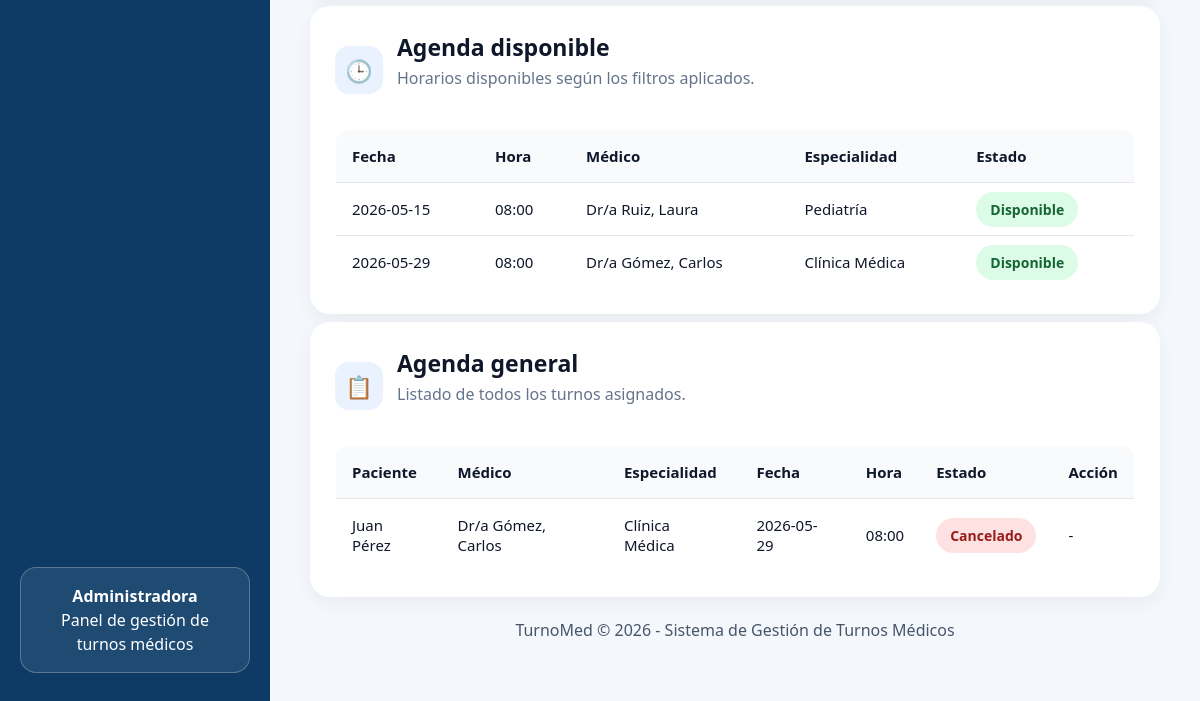
Page /admin (signed in, lower part) on the earlier database version.
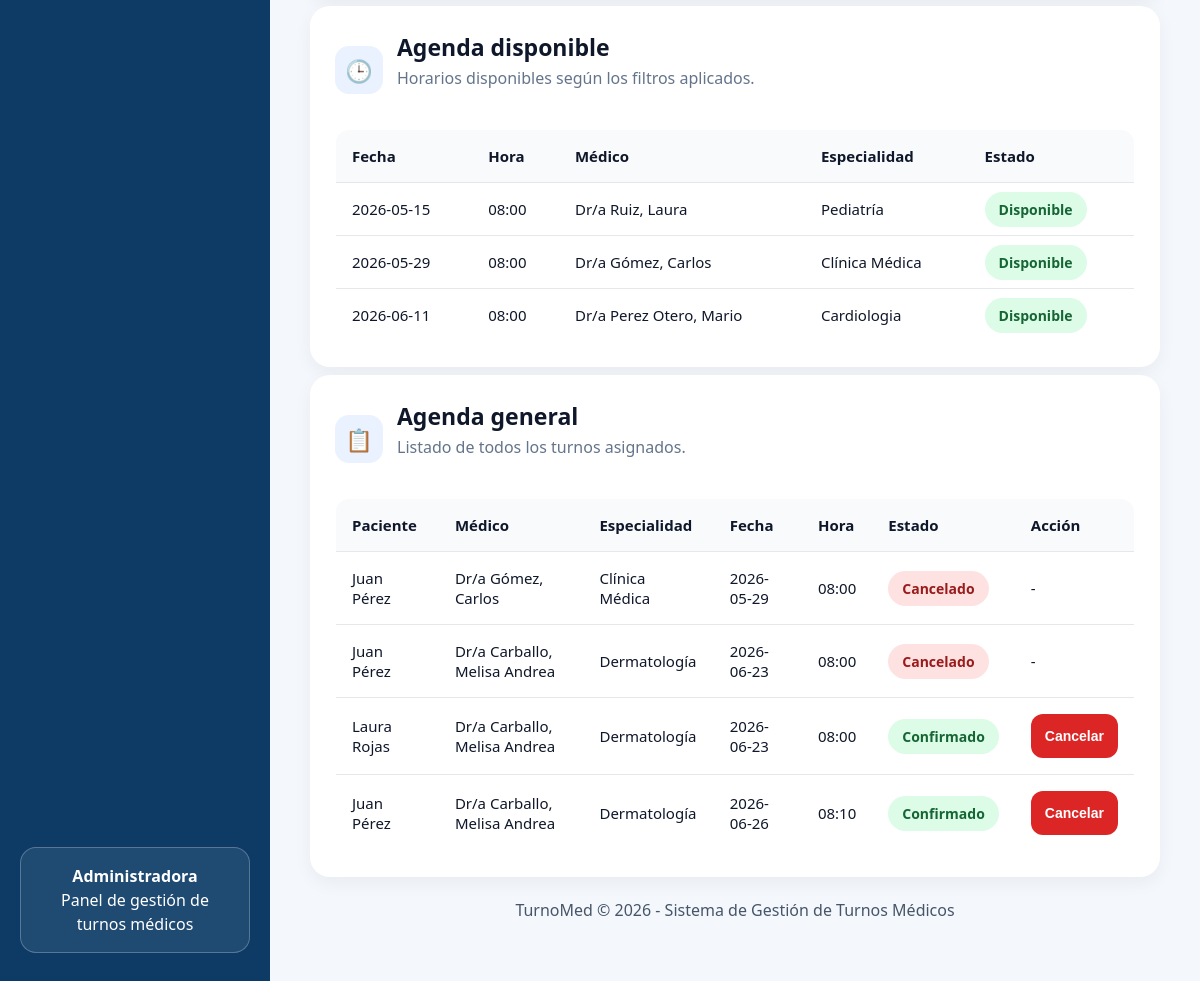
Same page on the later database version.
### tables this page shows
CREATE TABLE horarios (
            id_horario INTEGER PRIMARY KEY AUTOINCREMENT,
            id_medico INTEGER NOT NULL,
            especialidad TEXT NOT NULL,
            fecha TEXT NOT NULL,
            hora TEXT NOT NULL,
            ocupado INTEGER NOT NULL DEFAULT 0,
            FOREIGN KEY (id_medico) REFERENCES medicos(id_medico)
        );

CREATE TABLE medicos (
            id_medico INTEGER PRIMARY KEY AUTOINCREMENT,
            nombre TEXT NOT NULL,
            apellido TEXT NOT NULL,
            especialidad TEXT NOT NULL,
            email TEXT,
            telefono TEXT,
            foto TEXT,
            activo INTEGER DEFAULT 1
        );

CREATE TABLE turnos (
            id INTEGER PRIMARY KEY AUTOINCREMENT,
            id_paciente INTEGER NOT NULL,
            id_horario INTEGER NOT NULL,
            id_medico INTEGER NOT NULL,
            paciente TEXT NOT NULL,
            especialidad TEXT NOT NULL,
            fecha TEXT NOT NULL,
            hora TEXT NOT NULL,
            estado TEXT NOT NULL DEFAULT 'Confirmado',
            llamado INTEGER NOT NULL DEFAULT 0,
            FOREIGN KEY (id_paciente) REFERENCES usuarios(id_usuario),
            FOREIGN KEY (id_horario) REFERENCES horarios(id_horario),
            FOREIGN KEY (id_medico) REFERENCES medicos(id_medico)
        );

### app.py (the view)
@app.route("/admin")
@login_required
def admin():
    if current_user.rol != "admin":
        flash("No tenés permiso para ingresar al panel de administración.")
        return redirect(url_for("login"))
    filtro_especialidad = request.args.get("especialidad", "")
    filtro_medico = request.args.get("id_medico", "")
    busqueda_paciente = request.args.get("buscar_paciente", "")
    horarios = obtener_horarios_filtrados(
        filtro_especialidad if filtro_especialidad else None,
        filtro_medico if filtro_medico else None
    )
    return render_template(
        "admin.html",
        usuario=current_user,
        pacientes=obtener_pacientes(busqueda_paciente),
        busqueda_paciente=busqueda_paciente,
        medicos=obtener_medicos(),
        especialidades=obtener_especialidades(),
        horarios=horarios,
        turnos=obtener_turnos(),
        filtro_especialidad=filtro_especialidad,
        filtro_medico=filtro_medico
    )

### app.py (called while the page is built)
def get_conn():
    os.makedirs("database", exist_ok=True)
    conn = sqlite3.connect(DB_PATH)
    conn.row_factory = sqlite3.Row
    return conn

@login_manager.user_loader
def load_user(user_id):
    conn = get_conn()
    usuario = conn.execute(
        "SELECT * FROM usuarios WHERE id_usuario = ?",
        (user_id,)
    ).fetchone()
    conn.close()
    if usuario:
        return User(usuario)
    return None

def obtener_medicos():
    conn = get_conn()
    medicos = conn.execute("""
        SELECT * FROM medicos
        WHERE activo = 1
        ORDER BY especialidad, apellido, nombre
    """).fetchall()
    conn.close()
    return medicos

def obtener_especialidades():
    conn = get_conn()
    especialidades = conn.execute("""
        SELECT DISTINCT especialidad
        FROM medicos
        WHERE activo = 1
        ORDER BY especialidad
    """).fetchall()
    conn.close()
    return especialidades

### templates/admin.html (shortened to what the changed rows need)
<!DOCTYPE html>
<html lang="es">
<head>
    <link rel="stylesheet" href="{{ url_for('static', filename='estilos.css') }}">
</head>
<body>
<div class="layout">
    <main class="content">
        <section class="card table-card" id="agenda-disponible">
            <div class="card-title">
                <div>
                    <h2>Agenda disponible</h2>
                </div>
            </div>
            <table>
                <thead>
                    <tr>
                        <th>Fecha</th>
                        <th>Hora</th>
                        <th>Médico</th>
                        <th>Especialidad</th>
                        <th>Estado</th>
                    </tr>
                </thead>
                <tbody>
                    {% if horarios %}
                        {% for horario in horarios %}
                            <tr>
                                <td>{{ horario.fecha }}</td>
                                <td>{{ horario.hora }}</td>
                                <td>
                                    Dr/a {{ horario.medico_apellido }}, {{ horario.medico_nombre }}
                                </td>
                                <td>{{ horario.especialidad }}</td>
                                <td>
                                    <span class="estado">Disponible</span>
                                </td>
                            </tr>
                        {% endfor %}
                    {% endif %}
                </tbody>
            </table>
        </section>
        <section class="card table-card" id="agenda">
            <div class="card-title">
                <div>
                    <h2>Agenda general</h2>
                </div>
            </div>
            <table>
                <thead>
                    <tr>
                        <th>Paciente</th>
                        <th>Médico</th>
                        <th>Especialidad</th>
                        <th>Fecha</th>
                        <th>Hora</th>
                        <th>Estado</th>
                        <th>Acción</th>
                    </tr>
                </thead>
                <tbody>
                    {% if turnos %}
                        {% for turno in turnos %}
                            <tr>
                                <td>{{ turno.paciente }}</td>
                                <td>
                                    Dr/a {{ turno.medico_apellido }}, {{ turno.medico_nombre }}
                                </td>
                                <td>{{ turno.especialidad }}</td>
                                <td>{{ turno.fecha }}</td>
                                <td>{{ turno.hora }}</td>
                                <td>
                                    {% if turno.estado == "Cancelado" %}
                                        <span class="estado-cancelado">Cancelado</span>
                                    {% else %}
                                        <span class="estado">Confirmado</span>
                                    {% endif %}
                                </td>
                                <td>
                                    {% if turno.estado != "Cancelado" %}
                                        <form method="POST"
                                              action="/cancelar_turno/{{ turno.id }}"
                                              onsubmit="return confirm('¿Está seguro que desea cancelar este turno?');">
                                            <button type="submit" class="btn-danger">
                                                Cancelar
                                            </button>
                                        </form>
                                    {% else %}
                                        -
                                    {% endif %}
                                </td>
                            </tr>
                        {% endfor %}
                    {% endif %}
                </tbody>
            </table>
        </section>
    </main>
</div>
</body>
</html>

Differences in the rows shown:
added horarios: fecha "2026-06-11", hora "08:00", medico_apellido "Perez Otero", medico_nombre "Mario", especialidad "Cardiologia"
added turnos: paciente "Juan Pérez", medico_apellido "Carballo", medico_nombre "Melisa Andrea", especialidad "Dermatología", fecha "2026-06-23", hora "08:00", estado "Cancelado"
added turnos: paciente "Laura Rojas", medico_apellido "Carballo", medico_nombre "Melisa Andrea", especialidad "Dermatología", fecha "2026-06-23", hora "08:00", estado "Confirmado"
added turnos: paciente "Juan Pérez", medico_apellido "Carballo", medico_nombre "Melisa Andrea", especialidad "Dermatología", fecha "2026-06-26", hora "08:10", estado "Confirmado"
